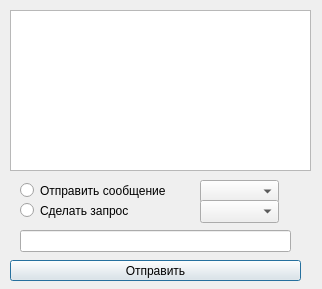
<?xml version="1.0" encoding="UTF-8"?>
<ui version="4.0">
 <class>Dialog</class>
 <widget class="QDialog" name="Dialog">
  <property name="geometry">
   <rect>
    <x>0</x>
    <y>0</y>
    <width>322</width>
    <height>289</height>
   </rect>
  </property>
  <property name="windowTitle">
   <string>чат</string>
  </property>
  <widget class="QRadioButton" name="radioButton">
   <property name="geometry">
    <rect>
     <x>20</x>
     <y>180</y>
     <width>171</width>
     <height>21</height>
    </rect>
   </property>
   <property name="text">
    <string>Отправить сообщение</string>
   </property>
  </widget>
  <widget class="QRadioButton" name="radioButton_2">
   <property name="geometry">
    <rect>
     <x>20</x>
     <y>200</y>
     <width>171</width>
     <height>21</height>
    </rect>
   </property>
   <property name="text">
    <string>Сделать запрос</string>
   </property>
  </widget>
  <widget class="QTextEdit" name="textEdit">
   <property name="geometry">
    <rect>
     <x>10</x>
     <y>10</y>
     <width>301</width>
     <height>161</height>
    </rect>
   </property>
  </widget>
  <widget class="QComboBox" name="check_chat_or_user">
   <property name="geometry">
    <rect>
     <x>200</x>
     <y>180</y>
     <width>79</width>
     <height>23</height>
    </rect>
   </property>
  </widget>
  <widget class="QComboBox" name="type_request">
   <property name="geometry">
    <rect>
     <x>200</x>
     <y>200</y>
     <width>79</width>
     <height>23</height>
    </rect>
   </property>
  </widget>
  <widget class="QLineEdit" name="lineEdit">
   <property name="geometry">
    <rect>
     <x>20</x>
     <y>230</y>
     <width>271</width>
     <height>22</height>
    </rect>
   </property>
   <property name="text">
    <string/>
   </property>
  </widget>
  <widget class="QPushButton" name="pushButton">
   <property name="geometry">
    <rect>
     <x>10</x>
     <y>260</y>
     <width>291</width>
     <height>21</height>
    </rect>
   </property>
   <property name="text">
    <string>Отправить</string>
   </property>
  </widget>
 </widget>
 <resources/>
 <connections/>
</ui>
